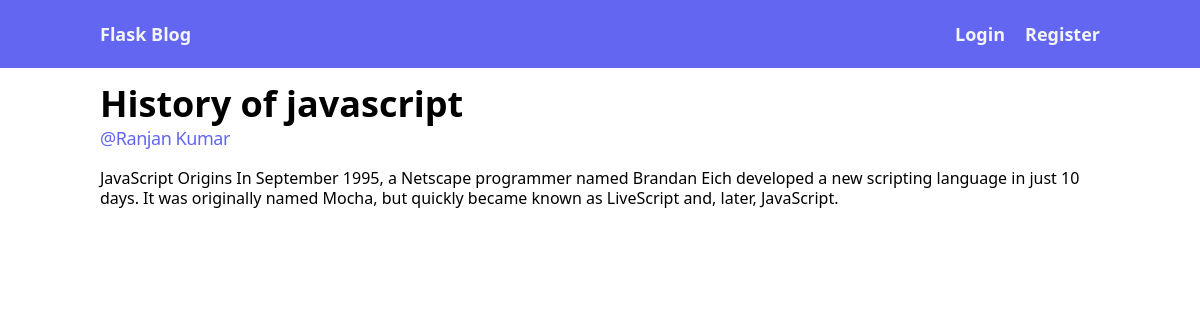
Page /post/7 on the committed database.
### flaskblog/models.py (models this page shows, shortened)
class Post(db.Model):
    id = db.Column(db.Integer, primary_key=True)
    title = db.Column(db.String(100), nullable=False)
    date_posted = db.Column(db.DateTime, nullable=False,
                            default=datetime.utcnow)
    content = db.Column(db.Text, nullable=False)
    user_id = db.Column(db.Integer, db.ForeignKey('user.id'), nullable=False)

class User(db.Model, UserMixin):
    id = db.Column(db.Integer, primary_key=True)
    name = db.Column(db.String(20), unique=True, nullable=False)
    email = db.Column(db.String(120), unique=True, nullable=False)
    image_file = db.Column(db.String(20), nullable=True, default='default.jpg')
    password = db.Column(db.String(60), nullable=False)
    posts = db.relationship('Post', backref='author', lazy=True)

### flaskblog/post/routes.py (the view)
@ post.route('/post/<id>', methods=['GET', 'POST'])
def get_post(id):
    post = Post.query.get(id)
    return render_template('post.html', title=post.title, post=post)

### flaskblog/templates/post.html (shortened to what this page needs)
{% extends "base.html" %} {% block content %}
<article class="w-full">
    <div class="mb-4">
        <h2 class="sm:text-4xl mt-2 text-3xl leading-tight font-semibold">
            {{post.title}}
        </h2>
        <a
            href="/user/profile/{{post.author.id}} "
            class="text-indigo-500 font-medium tracking-tight text-lg"
            >@{{post.author.name}}</a
        >
    </div>
    <div class="leading-tight">{{post.content}}</div>
</article>
{% endblock %}

### rows in the picture
Post: title "History of javascript", content "JavaScript Origins In September 1995, a Netscape programmer named Brandan Eich developed a new scripting language in just 10 days. It was originally named Mocha, but quickly became known as LiveScript and, later, JavaScript."
User: author.name "Ranjan Kumar"
